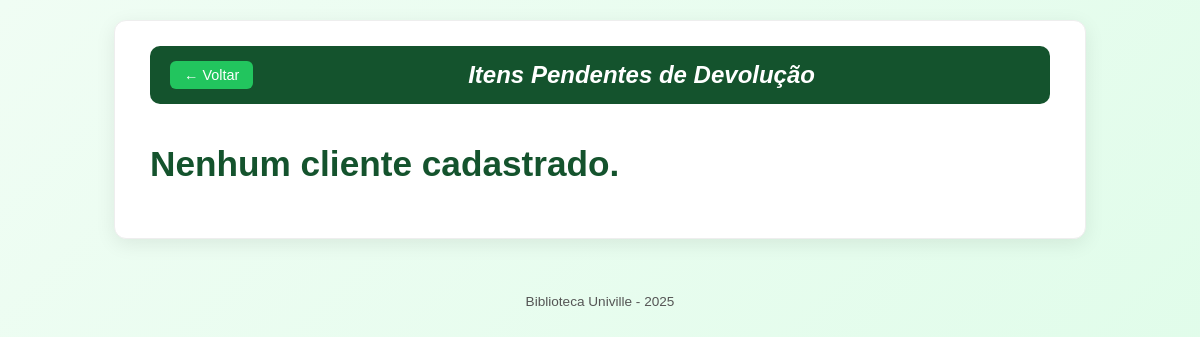
Page /devolucao on the earlier database version.
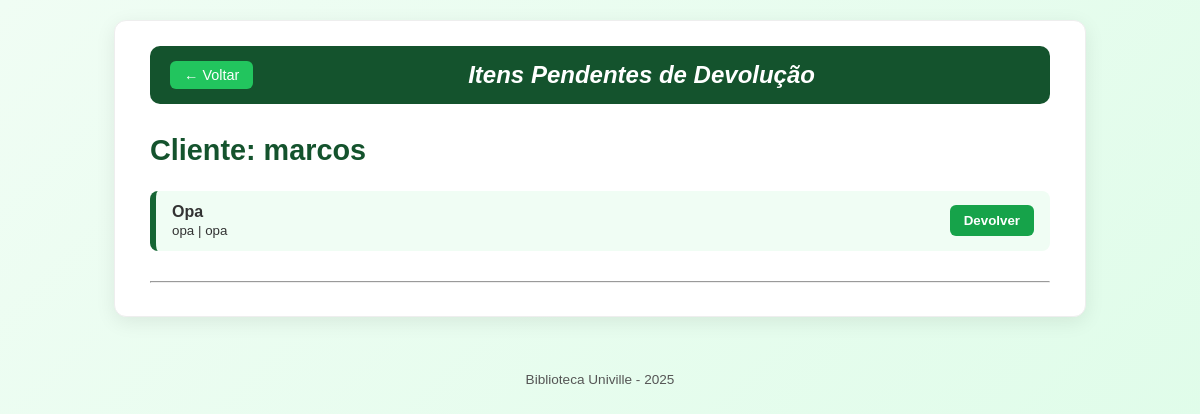
Same page on the later database version.
### database.py (models this page shows, shortened)
class Cliente(db.Model):
    __tablename__ = 'clientes'
    id = db.Column(db.Integer, primary_key=True)
    nome = db.Column(db.String(100), nullable=False)
    cpf = db.Column(db.String(14), unique=True, nullable=False)
    email = db.Column(db.String(100))
    telefone = db.Column(db.String(20))
    data_cadastro = db.Column(db.DateTime, default=datetime.now)
    emprestimos = db.relationship("Emprestimo", back_populates="cliente")

class Material(db.Model):
    __tablename__ = 'acervo'
    id = db.Column(db.Integer, primary_key=True)
    tipo = db.Column(db.String(50))   # 'Livro' ou 'Revista'
    titulo = db.Column(db.String(200), nullable=False)
    categoria = db.Column(db.String(100))
    editora = db.Column(db.String(100))
    autor = db.Column(db.String(100))
    edicao = db.Column(db.Integer)
    disponivel = db.Column(db.Boolean, default=True)
    emprestimos = db.relationship("Emprestimo", back_populates="material")

### app/routes.py (the view)
@bp.route('/devolucao')
def devolucao():
    emprestimos_abertos = db.session.execute(
        db.select(Emprestimo)
          .filter_by(status="ABERTO")
          .order_by(Emprestimo.cliente_id)
    ).scalars().all()
    clientes_com_aluguel = []
    clientes_map = {}
    for emp in emprestimos_abertos:
        cliente_id = emp.cliente.id
        if cliente_id not in clientes_map:
            cliente_data = {
                'id_cliente': cliente_id,
                'nome': emp.cliente.nome,
                'itens_alugados': []
            }
            clientes_map[cliente_id] = cliente_data
            clientes_com_aluguel.append(cliente_data)
        clientes_map[cliente_id]['itens_alugados'].append({
            'titulo': emp.material.titulo,
            'categoria': emp.material.categoria,
            'editora': emp.material.editora,
            'emprestimo_id': emp.id
        })
    return render_template('devolucao.html', clientes=clientes_com_aluguel)

### app/templates/devolucao.html (shortened to what this page needs)
<!DOCTYPE html>
<html lang="pt-BR">
<head>
    <link rel="stylesheet" href="{{ url_for('static', filename='devolucao.css') }}">
</head>
<body id="corpo">
    <div class="container">
        <nav id="menu">
            <div class="menu-topo">
                <a href="{{ url_for('main.index') }}" id="botaoVoltar">← Voltar</a>
                <h1 id="titulo">Itens Pendentes de Devolução</h1>
            </div>
        </nav>
        {% for cliente in clientes %}
            {% if cliente.itens_alugados %}
                <h2 id="cabecalhoClientes" style="font-size: 1.8rem; margin-top: 30px;">
                    Cliente: {{ cliente.nome }}
                </h2>
                <ul>
                    {% for item in cliente.itens_alugados %}
                        <li>
                            <div class="item-info">
                                <strong>{{ item.titulo }}</strong>
                                <br>
                                <small>{{ item.categoria }} | {{ item.editora }}</small>
                            </div>
                                <form
                                    class="form-devolver"
                                    action="{{ url_for('main.finalizar_devolucao') }}"
                                    method="POST"
                                    onsubmit="return confirm('Tem certeza que deseja devolver o item: {{ item.titulo }}?');"
                                >
                                    <button type="submit" class="botao-devolver">Devolver</button>
                                </form>
                        </li>
                    {% endfor %}
                </ul>
                <hr style="margin-top: 30px;">
            {% endif %}
        {% else %}
            <h2 id="cabecalhoClientes">Nenhum cliente cadastrado.</h2>
        {% endfor %}
    </div>
    <footer id="rodape">Biblioteca Univille - 2025</footer>
</body>
</html>

Differences in the rows shown:
now on this page (row unchanged): Cliente: nome "marcos"
added Material: titulo "Opa", categoria "opa", editora "opa"
Other differences:
text no longer shown: "Nenhum cliente cadastrado."
